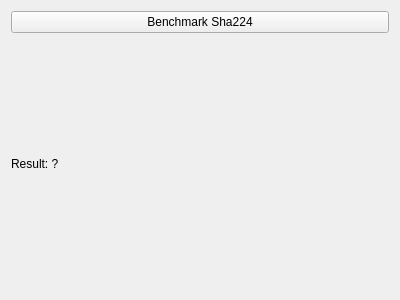
<?xml version="1.0" encoding="UTF-8"?>
<ui version="4.0">
 <class>MainWindow</class>
 <widget class="QMainWindow" name="MainWindow">
  <property name="geometry">
   <rect>
    <x>0</x>
    <y>0</y>
    <width>400</width>
    <height>300</height>
   </rect>
  </property>
  <property name="windowTitle">
   <string>MainWindow</string>
  </property>
  <widget class="QWidget" name="centralWidget">
   <layout class="QVBoxLayout" name="verticalLayout">
    <item>
     <widget class="QPushButton" name="pushButton">
      <property name="text">
       <string>Benchmark Sha224</string>
      </property>
     </widget>
    </item>
    <item>
     <widget class="QLabel" name="label">
      <property name="text">
       <string>Result: ?</string>
      </property>
     </widget>
    </item>
   </layout>
  </widget>
 </widget>
 <layoutdefault spacing="6" margin="11"/>
 <resources/>
 <connections/>
</ui>
